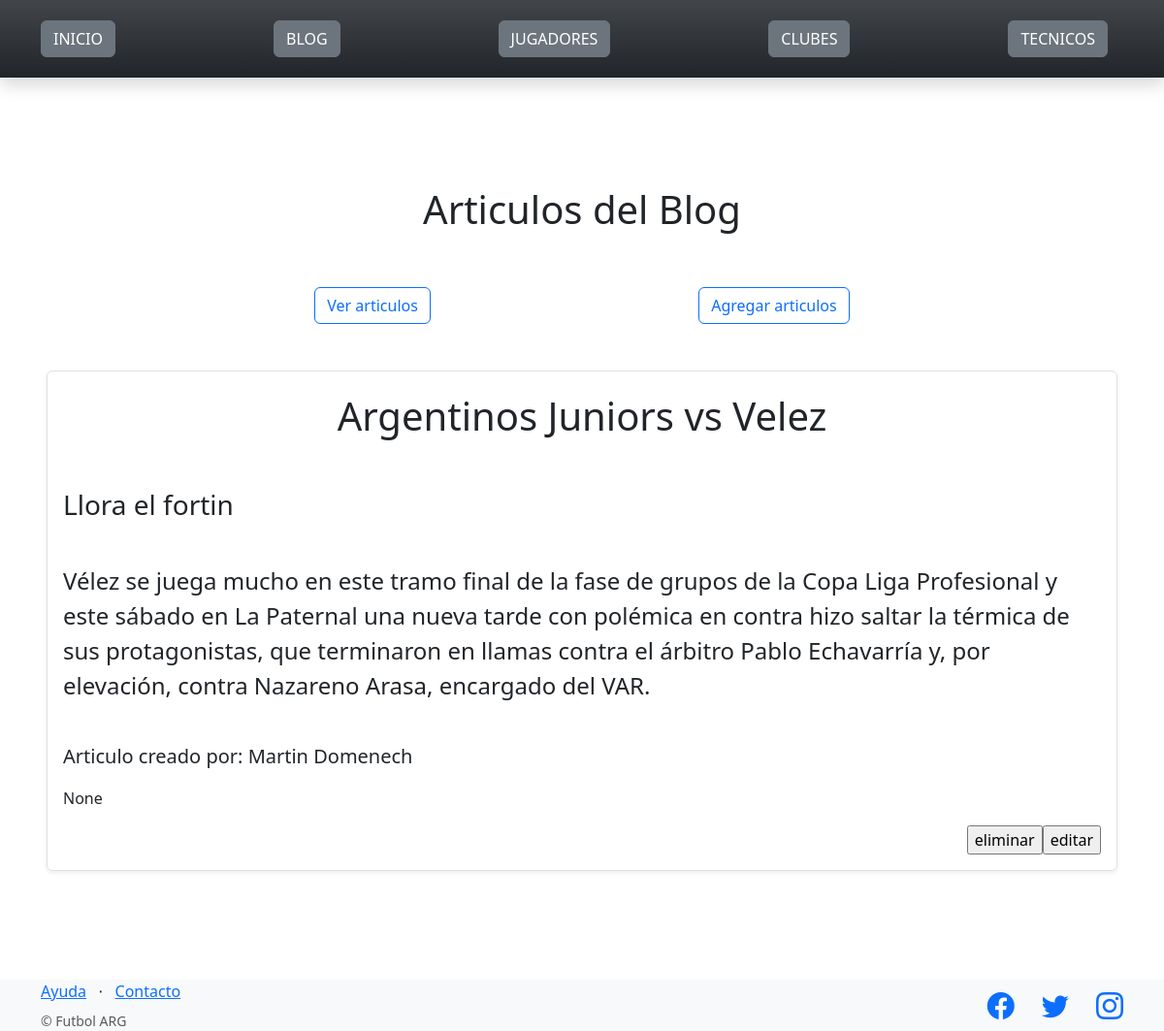
/futbol/articulos/, run on an earlier commit of the app's database.
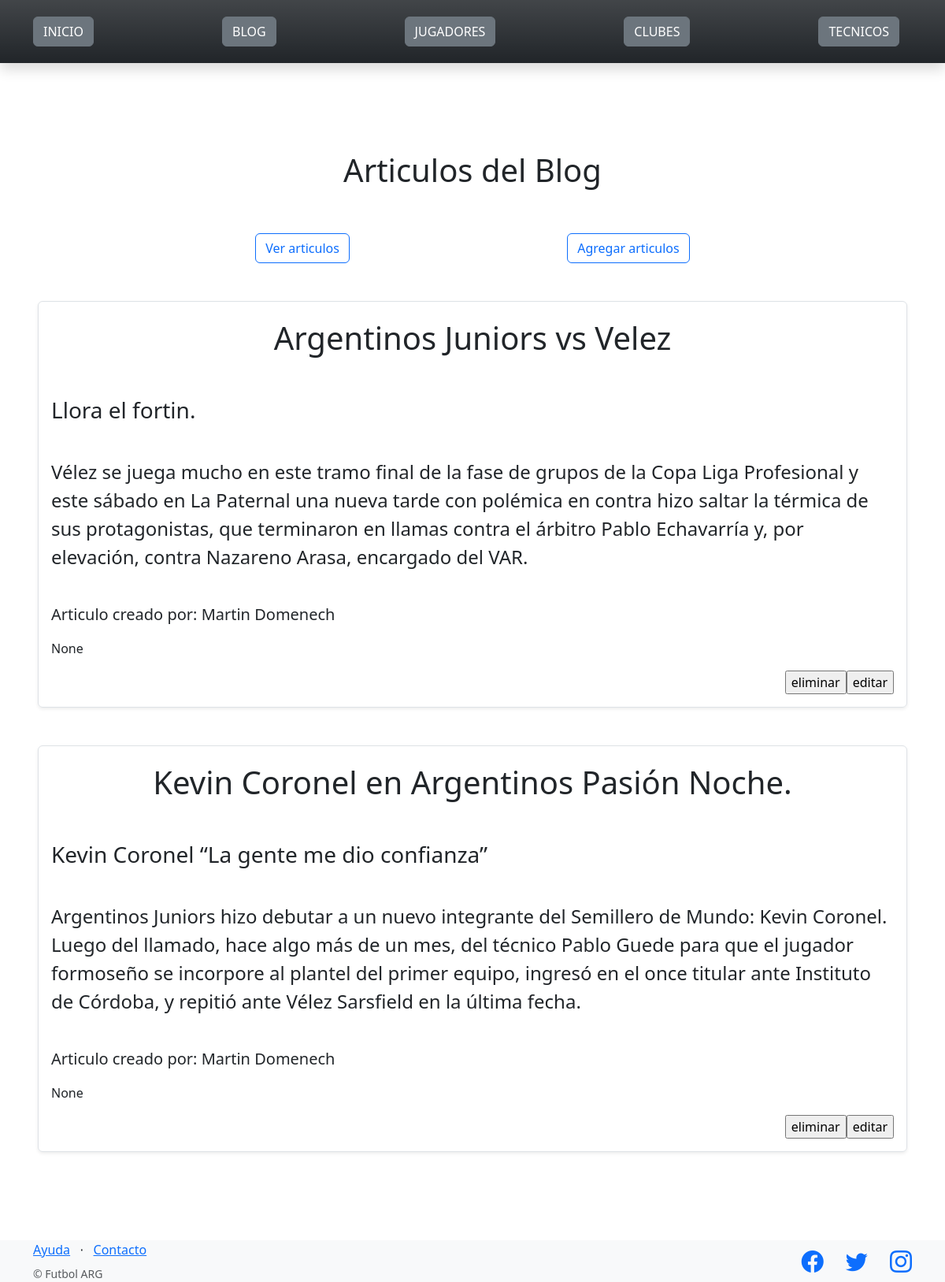
And on a later commit of the database.
### control_futbol/models.py (models this page shows)
class Articulo(models.Model):
    autor = models.CharField(max_length=256)
    titulo = models.CharField(max_length=256)
    subtitulo = models.CharField(max_length=256)
    cuerpo = models.CharField(max_length=1200)
    fecha = models.DateTimeField(auto_now_add=True)

### control_futbol/views.py (the view)
# urls.py: path("articulos/",  listar_articulo, name="lista_articulos"),
def listar_articulo(request):
    contexto = {
        "articulos": Articulo.objects.all().order_by('-fecha'),
    }
    http_response = render(
        request = request,
        template_name = 'control_futbol/lista_articulos.html',
        context=contexto,
    )
    return http_response

### control_futbol/templates/control_futbol/lista_articulos.html (shortened to what this page needs)
{% extends "base.html" %}
{% block contenido %}
<h1 class="d-flex justify-content-center">Articulos del Blog</h1>
<br><br>
<section class="d-flex justify-content-evenly">
    <a href="{% url 'lista_articulos' %}"><button type="button" class="btn btn-outline-primary">Ver articulos</button></a>
    <a href="{% url 'agregar_articulos' %}"><button type="button" class="btn btn-outline-primary">Agregar articulos</button></a>
</section>
<br><br>
{% for Articulo in articulos %}
    <section class="d-flex justify-content-center">
        <div class="shadow-sm p-3 mb-5 d-block border rounded">
            <div class="d-flex justify-content-center fs-1">
                <p>{{ Articulo.titulo }} </p>
            </div>
            <br>
            <div class="d-flex justify-content-start fs-3">
                <p>{{ Articulo.subtitulo }}</p>
            </div>
            <br>
            <div class="d-flex justify-content-start fs-4">
                <p>{{ Articulo.cuerpo }}</p>
            </div>
            <br>
            <div class="d-flex justify-content-start fs-5">
                <p>Articulo creado por: {{ Articulo.autor }}</p>
            </div>
            <div class="justify-content-start">
                <p>{{ Articulo.fecha }}</p>
            </div>
            <div class="d-flex justify-content-end">
                <form action="{% url 'eliminar_articulo' Articulo.id %}" method="post" >
                    <input type="submit" value="eliminar"/>
                </form>
                <form action="{% url 'editar_articulo' Articulo.id %}" method="post">
                    <input type="submit" value="editar"/>
                </form>
            </div>
        </div>
    </section>
{% endfor %}
{% endblock contenido %}

What changed in the data, as far as the page shows it:
changed Articulo "Argentinos Juniors vs Velez": subtitulo "Llora el fortin" → "Llora el fortin."
added Articulo: titulo "Kevin Coronel en Argentinos Pasión Noche.", subtitulo "Kevin Coronel “La gente me dio confianza”", cuerpo "Argentinos Juniors hizo debutar a un nuevo integrante del Semillero de Mundo: Kevin Coronel. Luego del llamado, hace algo más de un mes, del técnico Pablo Guede para que el jugador formoseño se incorpore al plantel del primer equipo, ingresó en el once titular ante Instituto de Córdoba, y repitió ante Vélez Sarsfield en la última fecha.", autor "Martin Domenech", fecha "None"
